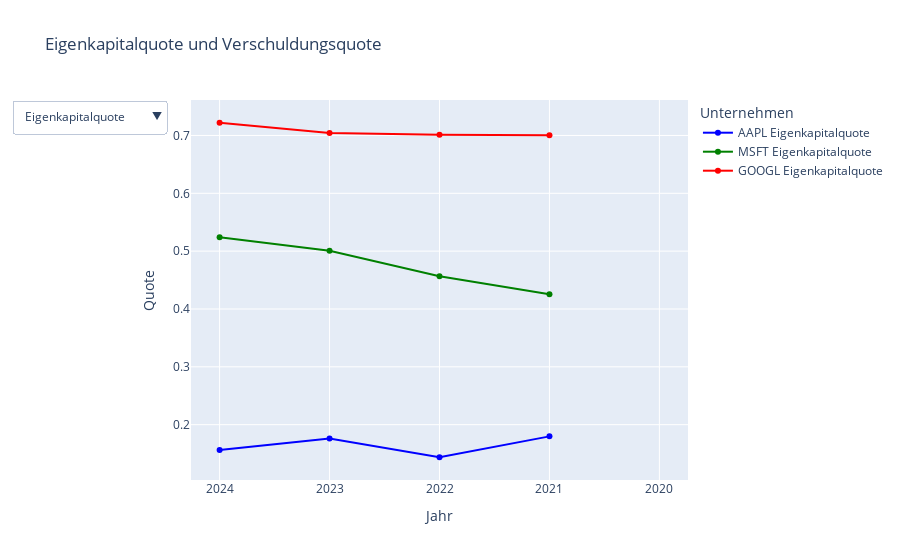

The notebook cell saved with this chart:
### Code cell
create_interactive_chart(['AAPL', 'MSFT', 'GOOGL'])

### Figure 1 — Plotly figure (JSON) as saved in the notebook; plotly's stock layout.template omitted (floating-point values rounded to 4 significant figures)
{"data": [{"line": {"color": "blue"}, "mode": "lines+markers", "name": "AAPL Eigenkapitalquote", "type": "scatter", "visible": true, "x": ["2024", "2023", "2022", "2021", "2020"], "y": [0.156, 0.1763, 0.1436, 0.1797, NaN]}, {"line": {"color": "green"}, "mode": "lines+markers", "name": "MSFT Eigenkapitalquote", "type": "scatter", "visible": true, "x": ["2024", "2023", "2022", "2021"], "y": [0.5242, 0.5006, 0.4565, 0.4254]}, {"line": {"color": "red"}, "mode": "lines+markers", "name": "GOOGL Eigenkapitalquote", "type": "scatter", "visible": true, "x": ["2024", "2023", "2022", "2021", "2020"], "y": [0.722, 0.7042, 0.7013, 0.7004, NaN]}, {"line": {"color": "blue"}, "mode": "lines+markers", "name": "AAPL Verschuldungsquote", "type": "scatter", "visible": false, "x": ["2024", "2023", "2022", "2021", "2020"], "y": [0.844, 0.8237, 0.8564, 0.8203, NaN]}, {"line": {"color": "green"}, "mode": "lines+markers", "name": "MSFT Verschuldungsquote", "type": "scatter", "visible": false, "x": ["2024", "2023", "2022", "2021"], "y": [0.4758, 0.4994, 0.5435, 0.5746]}, {"line": {"color": "red"}, "mode": "lines+markers", "name": "GOOGL Verschuldungsquote", "type": "scatter", "visible": false, "x": ["2024", "2023", "2022", "2021", "2020"], "y": [0.278, 0.2958, 0.2987, 0.2996, NaN]}], "layout": {"legend": {"title": {"text": "Unternehmen"}}, "title": {"text": "Eigenkapitalquote und Verschuldungsquote"}, "updatemenus": [{"buttons": [{"args": [{"visible": [true, true, true, false, false, false]}, {"title": "Eigenkapitalquote"}], "label": "Eigenkapitalquote", "method": "update"}, {"args": [{"visible": [false, false, false, true, true, true]}, {"title": "Verschuldungsquote"}], "label": "Verschuldungsquote", "method": "update"}], "direction": "down", "showactive": true}], "xaxis": {"title": {"text": "Jahr"}}, "yaxis": {"title": {"text": "Quote"}}}}
